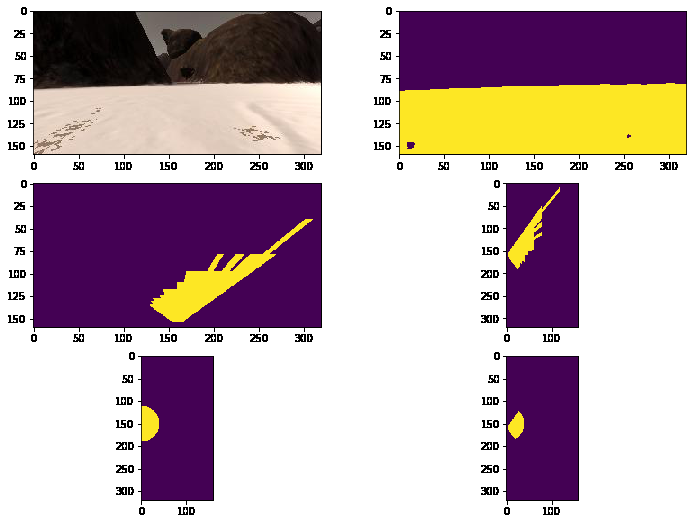
#> input picture report_images/global-coordinates.png, 697 x 524 px; its folder holds only this picture in this run
$ python -i perception.py   (imports and definitions only)   (older library calls are emulated)
#> lines starting #> are read from the running program, lines starting #| are printed output that depends on the picture; after the words box and inside, x2 and y2 are one past the last pixel; in counts of white or black regions, pixels touching at a corner belong together
import numpy as np
import cv2


# Color Manipulation

def color_limit_hsl(image, hsl_lower=[20,120,80], hsl_upper=[45, 200, 255]):
    # convert image to hls colour space
    hls = cv2.cvtColor(image, cv2.COLOR_RGB2HLS).astype(np.float)

    # hls thresholding for yellow
    lower = np.array(hsl_lower,dtype = "uint8")
    upper = np.array(hsl_upper,dtype = "uint8")
    mask = cv2.inRange(hls, lower, upper)

    return mask

# [7 lines left out: function color_threshold_rgb, not called in this run]

# Object Detection

def detect_ground(image):
    ground = color_threshold_rgb(image, (150, 150, 150))
    return cv2.blur(ground, (10,10))

def detect_yellow_stone(image):
    yellow_stone = cv2.blur(image,(5,5))
    return color_limit_hsl(yellow_stone, hsl_lower=[0,50,130])

# [19 lines left out: functions detect_obstacles, rotate_pix, not called in this run]


dst_size = 5
bottom_offset = 6
src = np.float32([[14, 140], [301 ,140],[200, 96], [118, 96]])
dst = np.float32([[320/2 - dst_size, 160 - bottom_offset],
    [320/2 + dst_size, 160 - bottom_offset],
    [320/2 + dst_size, 160 - 2*dst_size - bottom_offset],
    [320/2 - dst_size, 160 - 2*dst_size - bottom_offset],
    ])
M = cv2.getPerspectiveTransform(src, dst)

def perspect_transform(img):
    warped = cv2.warpPerspective(img, M, (320, 160))
    return warped

# Rover Visibility Mask
def vision_mask(ds=60):
#> called with ds = 60
    center = np.array([150, 0])
    ones = np.ones((320, 160))
    for i in range(ones.shape[0]):
        for j in range(ones.shape[1]):
            point = np.array([i, j])
            distance = np.linalg.norm(point-center)
            if distance != 0:
                ones[i, j] = 1/(distance)
            if distance >= ds:
                ones[i, j] = 0
    ones[ones!=0] = 1
    return ones

def adjust_warped(warped):
    return np.flip(warped.T)

# [23 lines left out: function convert_from_rover_frame_to_world_frame, not called in this run]

def unit_vector(vector):
    return vector / np.linalg.norm(vector)

# [10 lines left out: function extract_angles_and_distances, not called in this run]

# Rover perception step
mask = vision_mask(60)
obstacle_mask = vision_mask(35)
# [46 lines left out: function perception_step, not called in this run]

>>> import cv2
>>> picture = cv2.cvtColor(cv2.imread('../report_images/global-coordinates.png'), cv2.COLOR_BGR2RGB)
>>> result = detect_yellow_stone(picture)
#> in detect_yellow_stone, `yellow_stone = cv2.blur(image,(5,5))`:
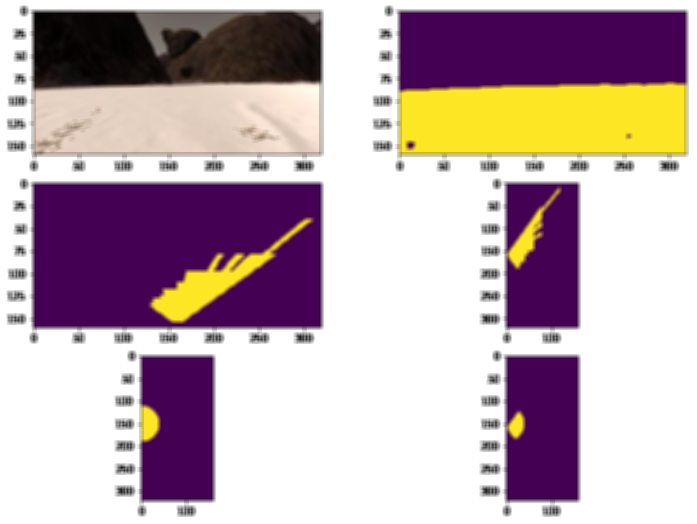
#> yellow_stone: shape (524, 697, 3); mean R, G, B 189.8, 170.7, 176.5
#> in color_limit_hsl, `hls = cv2.cvtColor(image, cv2.COLOR_RGB2HLS).astype(np.float)`:
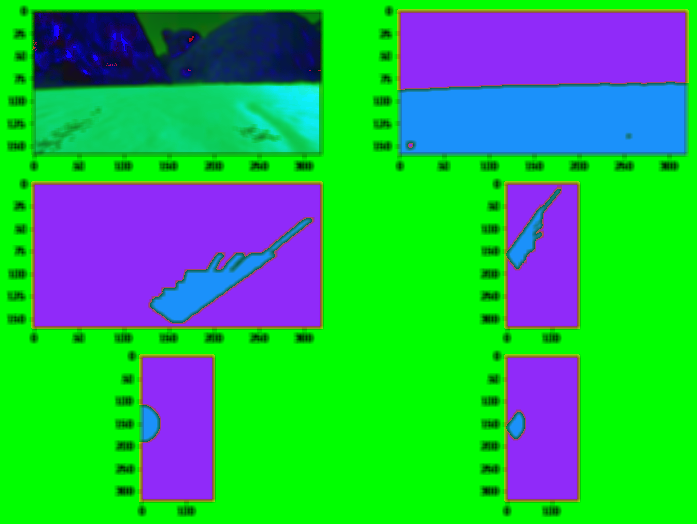
#> hls: shape (524, 697, 3) float64; mean R, G, B 40.1, 175.2, 84.5
#> in color_limit_hsl, `mask = cv2.inRange(hls, lower, upper)`:
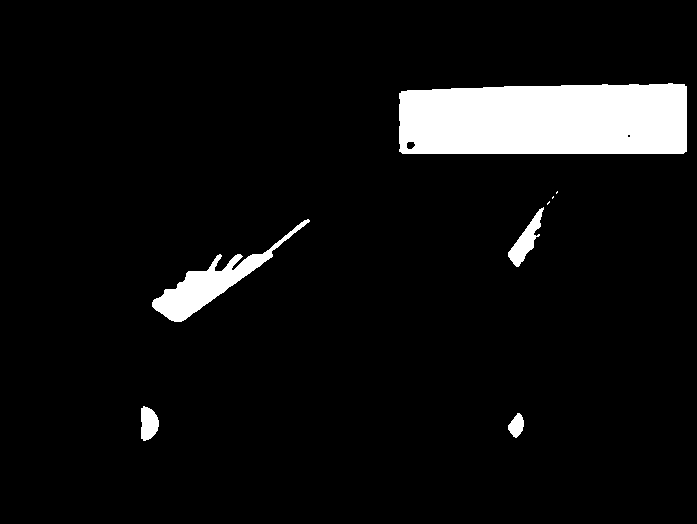
#> mask: shape (524, 697); 6.7% white; 8 white regions (3 under 20 px), largest, box (x1, y1, x2, y2) and area: (399, 83, 687, 154) 19404, (152, 219, 310, 322) 3389, (508, 207, 544, 267) 765, (141, 406, 159, 441) 482, (508, 413, 524, 438) 260
